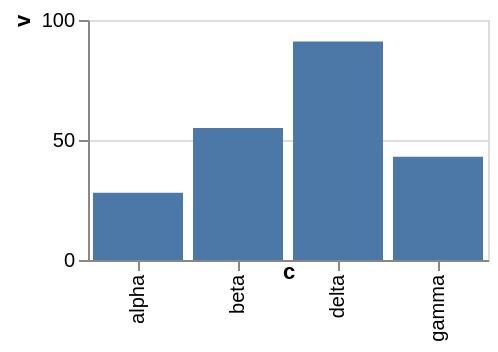

The specification (Vega-Lite) saved for this image:
### Vega-Lite specification from a JSON file in a GitHub repository (floating-point values rounded to 4 significant figures)
{"$schema": "https://vega.github.io/schema/vega-lite/v6.json", "width": 200, "height": 120, "data": {"values": [{"c": "alpha", "v": 28, "w": 3, "t": "2024-01-07"}, {"c": "beta", "v": 55, "w": 7, "t": "2024-03-19"}, {"c": "gamma", "v": 43, "w": 5, "t": "2024-06-02"}, {"c": "delta", "v": 91, "w": 9, "t": "2024-09-11"}]}, "mark": "bar", "encoding": {"x": {"field": "c", "type": "nominal"}, "y": {"field": "v", "type": "quantitative"}}, "config": {"axis": {"titleY": 0}}}
